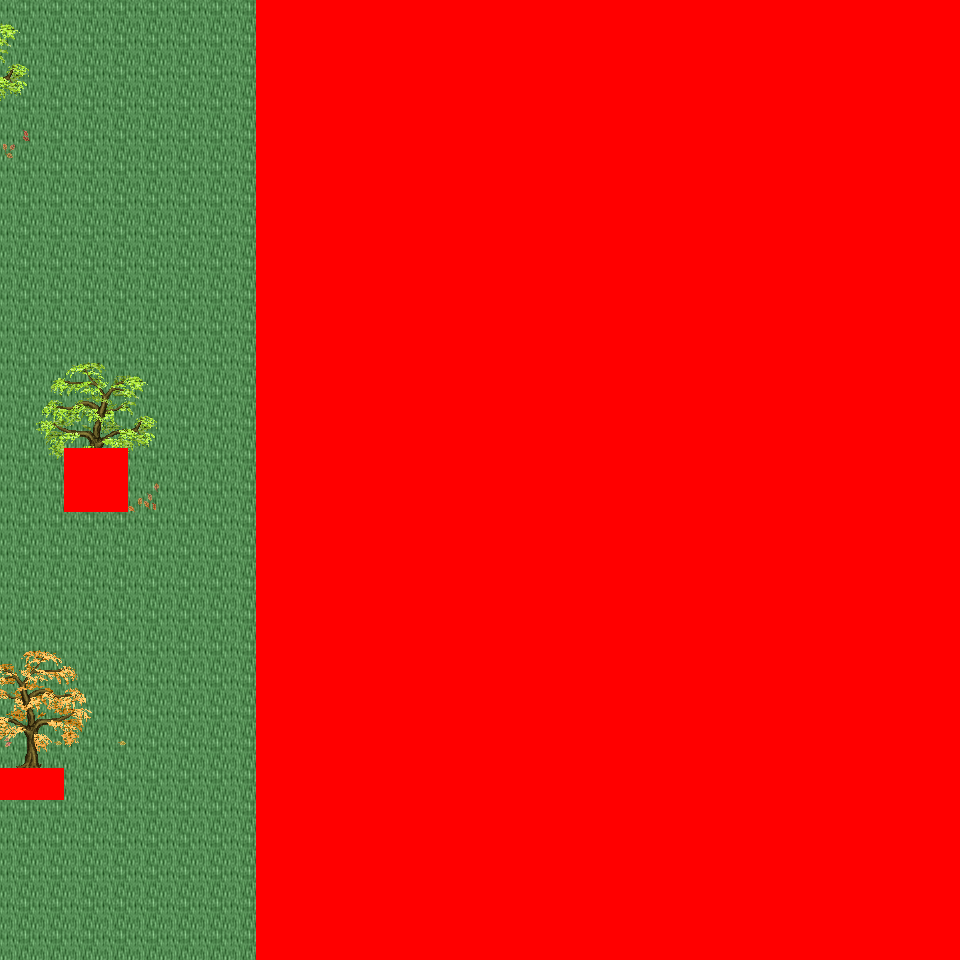

A level layout from a 2D game, rendered from its tile map. Below: a short description, then the map file with tile-grid data replaced by summaries:
An orthogonal 30x30 tile map with 32x32 px tiles, 6 tile layers (Ground, Object, Object2, Above, ...), 30 tilesets and 3 objects (3x mapchange).

<map version="1.0" orientation="orthogonal" renderorder="right-down" width="30" height="30" tilewidth="32" tileheight="32" nextobjectid="4">
  <tileset firstgid="1" name="tileset_logic_collision" tilewidth="32" tileheight="32" tilecount="1" columns="1">
    <image source="../drawable/tileset_logic_collision.png" width="32" height="32" />
  </tileset>
  <tileset firstgid="2" name="tileset_ground_ground" tilewidth="32" tileheight="32" tilecount="33" columns="3">
    <image source="../drawable/tileset_ground_ground.png" width="96" height="352" />
  </tileset>
  <tileset firstgid="35" name="tileset_building_castle" tilewidth="32" tileheight="32" tilecount="320" columns="20">
    <image source="../drawable/tileset_building_castle.png" width="640" height="512" />
  </tileset>
  <tileset firstgid="355" name="tileset_building_roof_blue" tilewidth="32" tileheight="32" tilecount="20" columns="5">
    <image source="../drawable/tileset_building_roof_blue.png" width="160" height="128" />
  </tileset>
  <tileset firstgid="375" name="tileset_item_weapon_cannon" tilewidth="32" tileheight="32" tilecount="12" columns="3">
    <image source="../drawable/tileset_item_weapon_cannon.png" width="96" height="128" />
  </tileset>
  <tileset firstgid="387" name="tileset_ground_stonecircle" tilewidth="32" tileheight="32" tilecount="81" columns="9">
    <image source="../drawable/tileset_ground_stonecircle.png" width="288" height="288" />
  </tileset>
  <tileset firstgid="468" name="tileset_ground_grass_edges" tilewidth="32" tileheight="32" tilecount="36" columns="12">
    <image source="../drawable/tileset_ground_grass_edges.png" width="384" height="96" />
  </tileset>
  <tileset firstgid="504" name="tileset_ground_grass_corners" tilewidth="32" tileheight="32" tilecount="24" columns="6">
    <image source="../drawable/tileset_ground_grass_corners.png" width="192" height="128" />
  </tileset>
  <tileset firstgid="528" name="tileset_plant_tree_fall_trees" tilewidth="32" tileheight="32" tilecount="40" columns="8">
    <image source="../drawable/tileset_plant_tree_fall_trees.png" width="256" height="160" />
  </tileset>
  <tileset firstgid="568" name="tileset_plant_tree_locust_tree" tilewidth="32" tileheight="32" tilecount="20" columns="4">
    <image source="../drawable/tileset_plant_tree_locust_tree.png" width="128" height="160" />
  </tileset>
  <tileset firstgid="588" name="tileset_furniture_light_lamp_blue" tilewidth="32" tileheight="32" tilecount="3" columns="1">
    <image source="../drawable/tileset_furniture_light_lamp_blue.png" width="32" height="96" />
  </tileset>
  <tileset firstgid="591" name="tileset_item_pot_pot_purple" tilewidth="32" tileheight="32" tilecount="1" columns="1">
    <image source="../drawable/tileset_item_pot_pot_purple.png" width="32" height="32" />
  </tileset>
  <tileset firstgid="592" name="tileset_item_pot_barrel_with_flower" tilewidth="32" tileheight="32" tilecount="2" columns="2">
    <image source="../drawable/tileset_item_pot_barrel_with_flower.png" width="64" height="32" />
  </tileset>
  <tileset firstgid="594" name="tileset_item_textile_laundry" tilewidth="32" tileheight="32" tilecount="16" columns="4">
    <image source="../drawable/tileset_item_textile_laundry.png" width="128" height="128" />
  </tileset>
  <tileset firstgid="610" name="tileset_plant_flower_daisy_blue" tilewidth="32" tileheight="32" tilecount="8" columns="2">
    <image source="../drawable/tileset_plant_flower_daisy_blue.png" width="64" height="128" />
  </tileset>
  <tileset firstgid="618" name="tileset_plant_flower_daisy_red" tilewidth="32" tileheight="32" tilecount="8" columns="2">
    <image source="../drawable/tileset_plant_flower_daisy_red.png" width="64" height="128" />
  </tileset>
  <tileset firstgid="626" name="tileset_plant_flower_daisy_white" tilewidth="32" tileheight="32" tilecount="8" columns="2">
    <image source="../drawable/tileset_plant_flower_daisy_white.png" width="64" height="128" />
  </tileset>
  <tileset firstgid="634" name="tileset_plant_flower_daisy_yellow" tilewidth="32" tileheight="32" tilecount="8" columns="2">
    <image source="../drawable/tileset_plant_flower_daisy_yellow.png" width="64" height="128" />
  </tileset>
  <tileset firstgid="642" name="tileset_plant_stump_small_stump" tilewidth="32" tileheight="32" tilecount="4" columns="2">
    <image source="../drawable/tileset_plant_stump_small_stump.png" width="64" height="64" />
  </tileset>
  <tileset firstgid="646" name="tileset_plant_stump_stump_pale_purple" tilewidth="32" tileheight="32" tilecount="4" columns="2">
    <image source="../drawable/tileset_plant_stump_stump_pale_purple.png" width="64" height="64" />
  </tileset>
  <tileset firstgid="650" name="tileset_plant_indoor_small_flowerpots" tilewidth="32" tileheight="32" tilecount="4" columns="2">
    <image source="../drawable/tileset_plant_indoor_small_flowerpots.png" width="64" height="64" />
  </tileset>
  <tileset firstgid="654" name="tileset_plant_leaves" tilewidth="32" tileheight="32" tilecount="8" columns="4">
    <image source="../drawable/tileset_plant_leaves.png" width="128" height="64" />
  </tileset>
  <tileset firstgid="662" name="tileset_building_decoration_chimney" tilewidth="32" tileheight="32" tilecount="2" columns="1">
    <image source="../drawable/tileset_building_decoration_chimney.png" width="32" height="64" />
  </tileset>
  <tileset firstgid="664" name="tileset_building_decoration_orbpedestal" tilewidth="32" tileheight="32" tilecount="2" columns="1">
    <image source="../drawable/tileset_building_decoration_orbpedestal.png" width="32" height="64" />
  </tileset>
  <tileset firstgid="666" name="tileset_plant_lily_pads" tilewidth="32" tileheight="32" tilecount="2" columns="1">
    <image source="../drawable/tileset_plant_lily_pads.png" width="32" height="64" />
  </tileset>
  <tileset firstgid="668" name="tileset_ground_ground_3" tilewidth="32" tileheight="32" tilecount="5" columns="5">
    <image source="../drawable/tileset_ground_ground_3.png" width="160" height="32" />
  </tileset>
  <tileset firstgid="673" name="tileset_building_cottage" tilewidth="32" tileheight="32" tilecount="256" columns="16">
    <image source="../drawable/tileset_building_cottage.png" width="512" height="512" />
  </tileset>
  <tileset firstgid="929" name="tileset_building_roof_thatched_roof" tilewidth="32" tileheight="32" tilecount="256" columns="16">
    <image source="../drawable/tileset_building_roof_thatched_roof.png" width="512" height="512" />
  </tileset>
  <tileset firstgid="1185" name="tileset_building_window_windows" tilewidth="32" tileheight="32" tilecount="256" columns="16">
    <image source="../drawable/tileset_building_window_windows.png" width="512" height="512" />
  </tileset>
  <tileset firstgid="1441" name="tileset_building_door_doors" tilewidth="32" tileheight="32" tilecount="256" columns="16">
    <image source="../drawable/tileset_building_door_doors.png" width="512" height="512" />
  </tileset>
  <layer name="Ground" width="30" height="30">
    <data>[900 cells, 900 non-empty, 2 distinct tile ids]</data>
  </layer>
  <layer name="Object" width="30" height="30">
    <data>[900 cells, 34 non-empty, 10 distinct tile ids]</data>
  </layer>
  <layer name="Object2" width="30" height="30">
    <data>[900 cells, 25 non-empty, 8 distinct tile ids]</data>
  </layer>
  <layer name="Above" width="30" height="30">
    <data>[900 cells, 68 non-empty, 44 distinct tile ids]</data>
  </layer>
  <layer name="Above2" width="30" height="30">
    <data>[900 cells, 0 non-empty, 0 distinct tile ids]</data>
  </layer>
  <layer name="Walkable" width="30" height="30">
    <data>[900 cells, 666 non-empty, 1 distinct tile ids]</data>
  </layer>
  <objectgroup name="MapEvents">
    <!-- 3 objects omitted --></objectgroup>
</map>
<!-- 3 of 3 objects omitted -->
